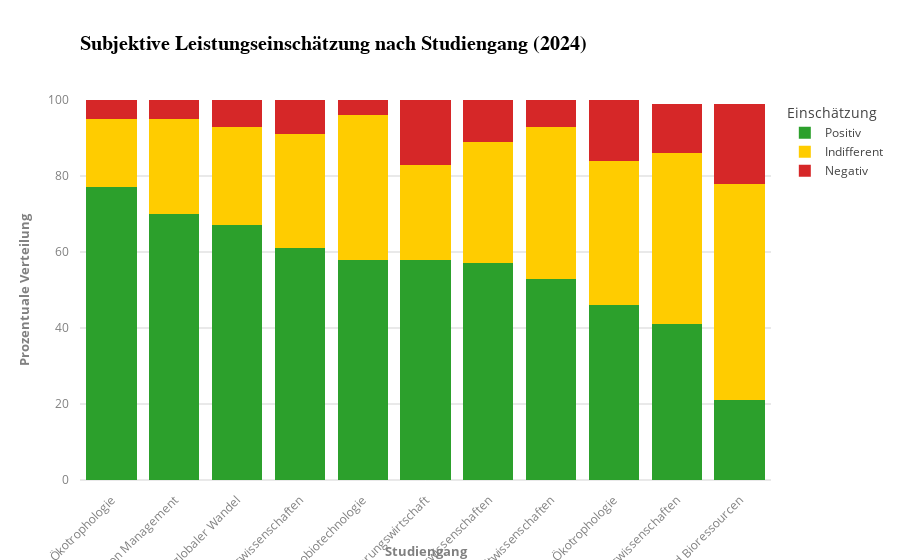

Notebook source saved alongside this figure:
### Code cell
import pandas as pd
import plotly.express as px

# Sicherstellen, dass 2024 in den Daten vorhanden ist
jahr = "2024"

df_2024 = sheets[jahr]

# Studiengänge automatisch erkennen
studiengaenge = [col for col in df_2024.columns if "Bachelor" in col or "Master" in col]

# Extrahiere die subjektive Leistungseinschätzung (Positiv, Indifferent, Negativ)
positiv_2024 = df_2024[(df_2024["Variable"] == "Subjektive Leistungseinschätzung") & 
                        (df_2024["Category"] == "Positiv Einschätzung (%)")][studiengaenge]

indifferent_2024 = df_2024[(df_2024["Variable"] == "Subjektive Leistungseinschätzung") & 
                            (df_2024["Category"] == "Indifferent (%)")][studiengaenge]

negativ_2024 = df_2024[(df_2024["Variable"] == "Subjektive Leistungseinschätzung") & 
                        (df_2024["Category"] == "Negativ Einschätzung (%)")][studiengaenge]

# DataFrame zur Visualisierung vorbereiten
df_studiengang_2024 = pd.concat([positiv_2024, indifferent_2024, negativ_2024], keys=["Positiv", "Indifferent", "Negativ"])
df_studiengang_2024 = df_studiengang_2024.T.reset_index()
df_studiengang_2024.columns = ["Studiengang", "Positiv", "Indifferent", "Negativ"]

# **Studiengänge ohne Werte entfernen (Zeilen mit NaN oder nur 0 entfernen)**
df_studiengang_2024 = df_studiengang_2024.dropna().replace(0, pd.NA).dropna()

# **Nach positiver Einschätzung absteigend sortieren**
df_studiengang_2024 = df_studiengang_2024.sort_values(by="Positiv", ascending=False)

# DataFrame umstrukturieren für gestapeltes Balkendiagramm
df_melted = df_studiengang_2024.melt(id_vars="Studiengang", var_name="Einschätzung", value_name="Prozent")

# Farben definieren
color_map = {
    "Positiv": "#2ca02c",   # Grün
    "Indifferent": "#ffcc00",  # Gelb
    "Negativ": "#d62728"   # Rot
}

# Gestapeltes Balkendiagramm erstellen
fig = px.bar(
    df_melted,
    x="Studiengang",
    y="Prozent",
    color="Einschätzung",
    barmode="stack",
    title="Subjektive Leistungseinschätzung nach Studiengang (2024)",
    color_discrete_map=color_map,
    template="infoviz"
)

# Layout-Anpassungen
fig.update_layout(
    xaxis=dict(title="Studiengang", tickangle=-45),
    yaxis=dict(title="Prozentuale Verteilung", range=[0, 100]),
    legend_title="Einschätzung"
)

fig.show()

### Figure 1 — Plotly figure (JSON) as saved in the notebook; plotly's stock layout.template omitted (floating-point values rounded to 4 significant figures)
{"data": [{"hovertemplate": "Einschätzung=Positiv<br>Studiengang=%{x}<br>Prozent=%{y}<extra></extra>", "legendgroup": "Positiv", "marker": {"color": "#2ca02c", "pattern": {"shape": ""}}, "name": "Positiv", "orientation": "v", "showlegend": true, "textposition": "auto", "type": "bar", "x": ["Master Ökotrophologie", "Master Transition Management", "Bachelor Umwelt und globaler Wandel", "Master Ernährungswissenschaften", "Master Agrobiotechnologie", "Master Nachhaltige Ernährungswirtschaft", "Bachelor Agrarwissenschaften", "Master Umweltwissenschaften", "Bachelor Ökotrophologie", "Bachelor Ernährungswissenschaften", "Bachelor Nachwachsende Rohstoffe und Bioressourcen"], "xaxis": "x", "y": [77, 70, 67, 61, 58, 58, 57, 53, 46, 41, 21], "yaxis": "y"}, {"hovertemplate": "Einschätzung=Indifferent<br>Studiengang=%{x}<br>Prozent=%{y}<extra></extra>", "legendgroup": "Indifferent", "marker": {"color": "#ffcc00", "pattern": {"shape": ""}}, "name": "Indifferent", "orientation": "v", "showlegend": true, "textposition": "auto", "type": "bar", "x": ["Master Ökotrophologie", "Master Transition Management", "Bachelor Umwelt und globaler Wandel", "Master Ernährungswissenschaften", "Master Agrobiotechnologie", "Master Nachhaltige Ernährungswirtschaft", "Bachelor Agrarwissenschaften", "Master Umweltwissenschaften", "Bachelor Ökotrophologie", "Bachelor Ernährungswissenschaften", "Bachelor Nachwachsende Rohstoffe und Bioressourcen"], "xaxis": "x", "y": [18, 25, 26, 30, 38, 25, 32, 40, 38, 45, 57], "yaxis": "y"}, {"hovertemplate": "Einschätzung=Negativ<br>Studiengang=%{x}<br>Prozent=%{y}<extra></extra>", "legendgroup": "Negativ", "marker": {"color": "#d62728", "pattern": {"shape": ""}}, "name": "Negativ", "orientation": "v", "showlegend": true, "textposition": "auto", "type": "bar", "x": ["Master Ökotrophologie", "Master Transition Management", "Bachelor Umwelt und globaler Wandel", "Master Ernährungswissenschaften", "Master Agrobiotechnologie", "Master Nachhaltige Ernährungswirtschaft", "Bachelor Agrarwissenschaften", "Master Umweltwissenschaften", "Bachelor Ökotrophologie", "Bachelor Ernährungswissenschaften", "Bachelor Nachwachsende Rohstoffe und Bioressourcen"], "xaxis": "x", "y": [5, 5, 7, 9, 4, 17, 11, 7, 17, 13, 21], "yaxis": "y"}], "layout": {"barmode": "stack", "legend": {"title": {"text": "Einschätzung"}, "tracegroupgap": 0}, "title": {"text": "Subjektive Leistungseinschätzung nach Studiengang (2024)"}, "xaxis": {"anchor": "y", "domain": [0, 1], "tickangle": -45, "title": {"text": "Studiengang"}}, "yaxis": {"anchor": "x", "domain": [0, 1], "range": [0, 100], "title": {"text": "Prozentuale Verteilung"}}}}
